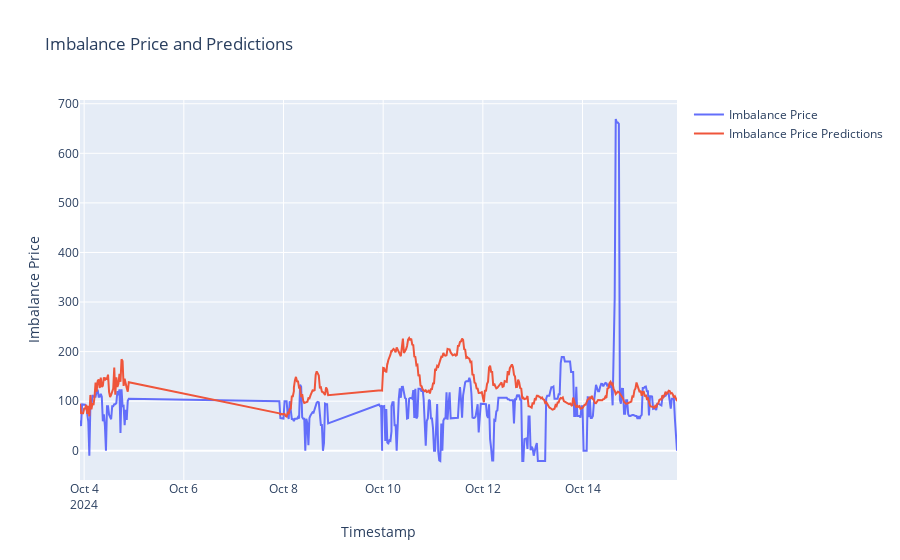

Write notebook code for a chart like this one.
### Code cell
#plot imbalance price and predictions
fig = go.Figure()
fig.add_trace(go.Scatter(x=df_api_new_merged1["datetime"], y=df_api_new_merged1["imbalance_price"], mode='lines', name='Imbalance Price'))
fig.add_trace(go.Scatter(x=df_api_new_merged1["datetime"], y=df_api_new_merged1["imbalance_price_predictions"], mode='lines', name='Imbalance Price Predictions'))
fig.update_layout(title='Imbalance Price and Predictions', xaxis_title='Timestamp', yaxis_title='Imbalance Price')
fig.show()

### Figure 1 — Plotly figure (JSON) as saved in the notebook; plotly's stock layout.template omitted (floating-point values rounded to 4 significant figures; data arrays with more than 128 entries replaced by an {"elided": "..."} marker saying what was removed)
{"data": [{"mode": "lines", "name": "Imbalance Price", "type": "scatter", "x": {"elided": "388 str values"}, "y": {"elided": "388 float values"}}, {"mode": "lines", "name": "Imbalance Price Predictions", "type": "scatter", "x": {"elided": "388 str values"}, "y": {"elided": "388 float values"}}], "layout": {"title": {"text": "Imbalance Price and Predictions"}, "xaxis": {"title": {"text": "Timestamp"}}, "yaxis": {"title": {"text": "Imbalance Price"}}}}
